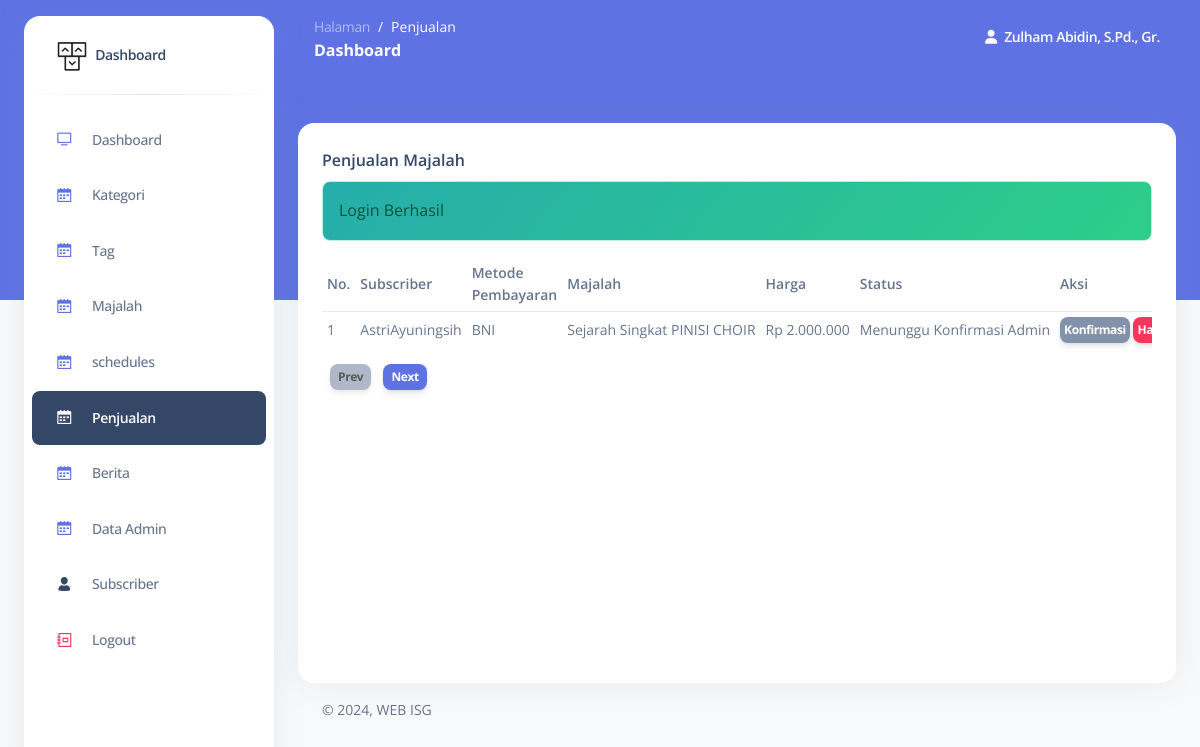
The page /admin/penjualan.php (signed in) on the database its author committed.
### tables this page shows
CREATE TABLE `penjualan` (
  `id_p` int NOT NULL,
  `id_sub` int NOT NULL DEFAULT '0',
  `id_majalah` int NOT NULL DEFAULT '0',
  `harga` int NOT NULL DEFAULT '0',
  `status_pembayaran` int NOT NULL DEFAULT '0',
  `bukti_pembayaran` varchar(50) NOT NULL DEFAULT '0',
  `tgl_penjualan` date NOT NULL,
  `metode_pembayaran` varchar(50) DEFAULT NULL,
  `no_transaksi` varchar(255) DEFAULT NULL
);

CREATE TABLE `subscriber` (
  `id_sub` int NOT NULL,
  `nama` varchar(200) NOT NULL DEFAULT '0',
  `alamat` varchar(200) NOT NULL DEFAULT '0',
  `email` varchar(50) NOT NULL DEFAULT '0',
  `no_telp` varchar(20) NOT NULL DEFAULT '0',
  `pic` varchar(50) NOT NULL DEFAULT '0',
  `username` varchar(50) NOT NULL DEFAULT '0',
  `password` varchar(50) NOT NULL DEFAULT '0'
);

CREATE TABLE `majalah` (
  `id_majalah` int NOT NULL,
  `judul` varchar(200) DEFAULT NULL,
  `edisi` varchar(50) DEFAULT NULL,
  `desk` text,
  `isi` varchar(50) DEFAULT NULL,
  `cover` varchar(50) DEFAULT NULL,
  `harga_digital` int DEFAULT NULL,
  `harga_cetak` int DEFAULT NULL,
  `harga_keduanya` int DEFAULT NULL
);

### admin/function/query.php (called while the page is built, shortened)
<?php
function query_select($table, $role = [])
{
  global $conn;
  $sql = "SELECT * FROM $table";
  if (isset($role['join'])) {
    $sql .= " JOIN " . $role['join'];
  }
  if (isset($role['limit'])) {
    $sql .= " LIMIT " . $role['limit'];
  }
  $result = mysqli_query($conn, $sql);
  $rows = [];
  while ($row = mysqli_fetch_assoc($result)) {
    $rows[] = $row;
  }
  return $rows;
}

### admin/penjualan.php (the view, shortened to what this page needs)
<?php
$dataCount = 10;
$page = getPage();
$first = $page > 1 ? ($page * $dataCount) - $dataCount : 0;
$previousPage = $page - 1;
$nextPage = $page + 1;
$data = query_select("penjualan", [
	"join" => "majalah ON majalah.id_majalah = penjualan.id_majalah JOIN subscriber ON penjualan.id_sub = subscriber.id_sub",
	"limit" => "$first, $dataCount",
]);
 ?>
<!DOCTYPE html>
<html lang="en">
<body class="g-sidenav-show   bg-gray-100">
  <main class="main-content position-relative border-radius-lg ">
    <div class="container-fluid py-4">
      <div class="row mt-4">
        <div class="col-lg-12 mb-lg-0 mb-4">
          <div class="card " style="min-height: 70vh">
            <div class="card-body">
            	<div class="d-flex justify-content-between">
	              <h6 class="mb-2">Penjualan Majalah</h6>
            	</div>
	            <div class="table-responsive">
	              <table class="table align-items-center ">
	              	<thead>
	              		<tr>
	              			<th>No.</th>
	              			<th>Subscriber</th>
							<th>Metode <br> Pembayaran</th>
	              			<th>Majalah</th>
	              			<th>Harga</th>
	              			<th>Status</th>
	              			<th style="width: 150px">Aksi</th>
	              		</tr>
	              	</thead>
	                <tbody>
	                	<?php if ($data): ?>
	                		<?php $no = 1; ?>
	                		<?php foreach ($data as $val): ?>
	                			<tr>
	                				<td><?= $first + $no++ ?></td>
	                				<td><?= $val["nama"] ?></td>
									<td><?= $val["metode_pembayaran"] ?></td>
	                				<td><?= $val["judul"] ?></td>
	                				<td><?= rp($val["harga"]) ?></td>
	                				<td>
	                					<?php if ($val["status_pembayaran"] == 0){
	                						echo "Menunggu Pembayaran";
	                					} else if ($val["status_pembayaran"] == 2) {
	                						echo "Menunggu Konfirmasi Admin";
	                					} else if ($val["status_pembayaran"] == 1) {
	                						echo "Sudah Bayar";
	                					} else if ($val["status_pembayaran"] == 3) {
	                						echo "Pembayaran Ditolak=";
	                					}
	                					?>
	                				</td>
	                				<td>
		                					<a href="penjualan-konfirmasi.php?id=<?= $val["id_p"] ?>" class="p-1 mb-0 btn btn-sm btn-secondary">Konfirmasi</a>
	                					<a href="hapus.php?id=<?= $val["id_p"] ?>&data=penjualan" class="p-1 mb-0 btn btn-sm btn-danger">Hapus</a>
	                				</td>
	                			</tr>
	                		<?php endforeach ?>
	                	<?php endif ?>
	                </tbody>
	              </table>
	              <?php if ($data): ?>
	              <div class="d-flex justify-content-start">
                      <div>
                          <a href="?page=<?= $previousPage ?><?= get("q") ? "&q=" . get("q") : "" ?>" class="btn btn-sm ms-2 py-1 px-2 btn-secondary <?= $page == 1 ? "disabled" : "" ?>">Prev</a>
                          <a href="?page=<?= $nextPage ?><?= get("q") ? "&q=" . get("q") : "" ?>" class="btn btn-sm ms-2 py-1 px-2 btn-primary">Next</a>
                      </div>
                  </div>
	            </div>
              <?php endif ?>
            </div>
          </div>
        </div>
      </div>
    </div>
  </main>
</body>
</html>

### admin/partials/head.php (style rules this page uses)
.table-responsive table thead th, .table-responsive table tbody td { text-align: left !important; padding: 0 !important; font-size: 14px; padding: 5px !important; }

### rows shown on the page
penjualan: no "1", id_sub.nama "AstriAyuningsih", metode_pembayaran "BNI", id_majalah.judul "Sejarah Singkat PINISI CHOIR", harga "Rp 2.000.000", status_pembayaran "Menunggu Konfirmasi Admin"

### other values the page prints
$hal "Penjualan"
$_SESSION[KEY]["login"]["nama"] "Zulham Abidin, S.Pd., Gr."
$comp "Login Berhasil"
